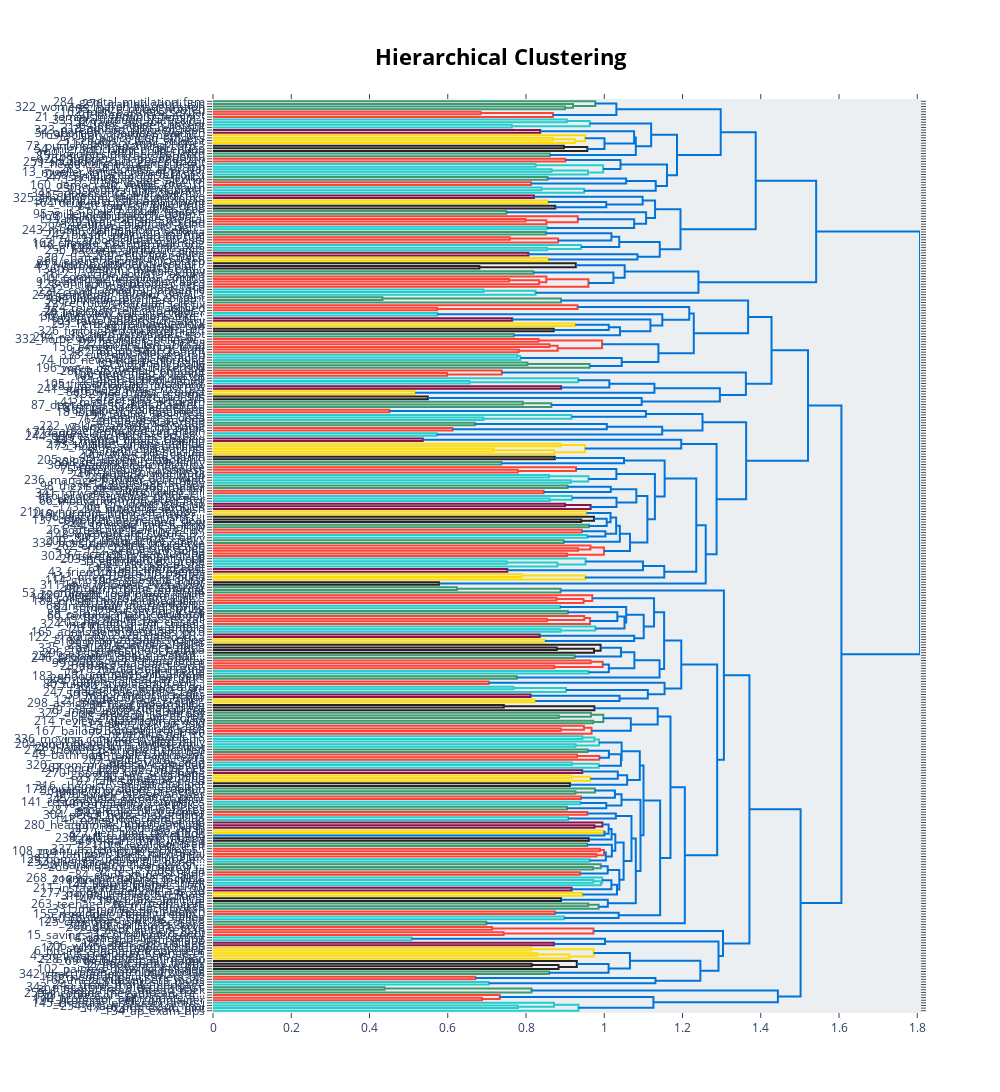

This figure's notebook cell:
### Code cell
topic_model.visualize_hierarchy()
